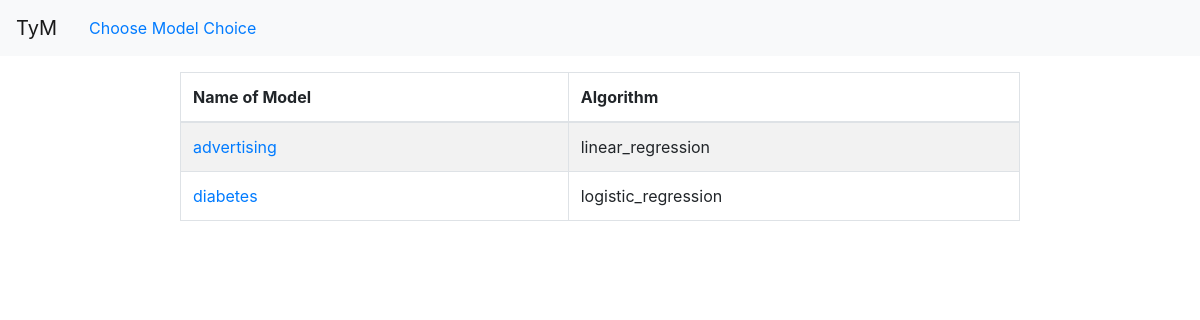
Screenshot of /history (signed in) with the database file from the repository.
### tables this page shows
CREATE TABLE ml_models (
    id integer primary key autoincrement,
    username text not null,
    model_name text not null,
    model_algo text not null,
    filename text not null,
    performance_measure text not null
);

### project.py (the view)
@app.route('/history')
def history():
    username = session['username']
    with sql.connect("database.db") as con:
        con.row_factory = dict_factory
        cur = con.cursor()
        cur.execute("SELECT * FROM ml_models WHERE username=?",(username,))
        models = cur.fetchall()
        print(models)
        return render_template('history.html',models=models)

### project.py (called while the page is built)
def dict_factory(cursor,row):
    d = {}
    for idx,col in enumerate(cursor.description):
        d[col[0]] = row[idx]
    return d

### templates/history.html (shortened to what this page needs)
{% extends "base.html" %}
{% block header %}
{% include 'main_header.html' %}
{% endblock %}
{% block middle %}
<table class="table table-responsice-lg table-bordered table-hover table-striped">
  <thead>
    <tr>
      <th>Name of Model</th>
      <th>Algorithm</th>
    </tr>
  </thead>
  <tbody>
    {% for model in models %}
    <tr>
        <td><a href="{{ url_for('model_info', model_id=model['id']) }}">
            {{ model['model_name'] }}
        </a></td>
        <td>{{ model['model_algo'] }}</td>
    </tr>
    {% endfor %}
  </tbody>
</table>
{% endblock %}

### rows the page displays
ml_models: model_name "advertising", model_algo "linear_regression"
ml_models: model_name "diabetes", model_algo "logistic_regression"
